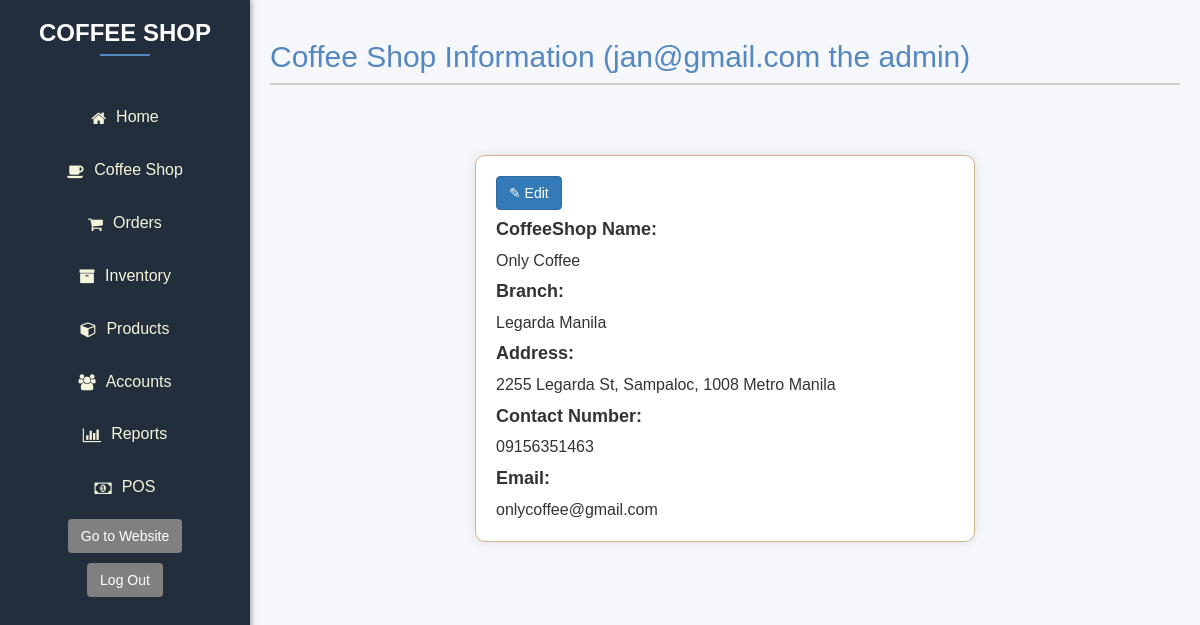
Page /admin_dashboard/info (signed in) on the committed database.
### tables this page shows
CREATE TABLE `tblcoffeeshop` (
  `coffeeshopid` int(11) NOT NULL,
  `shopname` varchar(255) NOT NULL,
  `branch` varchar(255) DEFAULT NULL,
  `address` varchar(255) DEFAULT NULL,
  `contact_no` varchar(11) DEFAULT NULL,
  `email` varchar(50) DEFAULT NULL,
  `employees_id` int(11) DEFAULT NULL
);

### Core/functions.php (called while the page is built, shortened)
<?php
function base_path($path) {
  return BASE_PATH . $path;
}
function view($path, $attributes = []) {
  extract($attributes);
  require base_path('views/' . $path);
}

### Http/controllers/dashboard/coffee_info.php (called while the page is built, shortened)
<?php
include "connect.php";
$sql = "SELECT * FROM tblcoffeeshop";
$statement = $pdo->prepare($sql);
$statement->execute();
$coffeeshopData = $statement->fetchAll(PDO::FETCH_ASSOC);
view('dashboard/cs_info.view.php', [
    'coffeeshopData' => $coffeeshopData,
]);

### public/index.php (called while the page is built, shortened)
<?php
require BASE_PATH . "Core/functions.php";
$router = new \Core\Router();
$uri = parse_url($_SERVER['REQUEST_URI'])['path'];
$method = $_POST['_method'] ?? $_SERVER['REQUEST_METHOD'];
$router->route($uri, $method);

### views/dashboard/cs_info.view.php (the view, shortened to what this page needs)
<?php require "partials/head.php"; ?>
<?php require "partials/nav.php"; ?>
<div class="dashboard">
    <div class="content">
        <h2>Coffee Shop Information
            <?php echo " (" . $_SESSION['user']['email'] . " the " . $_SESSION['user']['position'] . ") " ?>
        </h2>
        <?php foreach ($coffeeshopData as $coffeeshop) : ?>
            <div class="info-box d-flex flex-column position-relative">
                <button type="button" class="btn btn-primary edit-button position-absolute top-0 end-0 m-3" id="editInfo">✎ Edit</button>
                <div class="info-item">
                    <h4><b>CoffeeShop Name:</b></h4>
                    <p><?php echo $coffeeshop['shopname']; ?></p>
                </div>
                <div class="info-item">
                    <h4><b>Branch:</b></h4>
                    <p><?php echo $coffeeshop['branch']; ?></p>
                </div>
                <div class="info-item">
                    <h4><b>Address:</b></h4>
                    <p><?php echo $coffeeshop['address']; ?></p>
                </div>
                <div class="info-item">
                    <h4><b>Contact Number:</b></h4>
                    <p><?php echo $coffeeshop['contact_no']; ?></p>
                </div>
                <div class="info-item">
                    <h4><b>Email:</b></h4>
                    <p><?php echo $coffeeshop['email']; ?></p>
                </div>
            </div>
        <?php endforeach; ?>
    </div>
</div>
</body>
</html>

### Core/Router.php (shortened to what this page needs)
<?php
class Router {
  protected $routes = [];
  public function add($method, $uri, $controller)
  {
    $this->routes[] = [
      'uri' => $uri,
      'controller' => $controller,
      'method' => $method,
      'middleware' => NULL,
    ];
    return $this;
  }
  public function only($key)
  {
    $this->routes[array_key_last($this->routes)]['middleware'] = $key;
  }
  public function route($uri, $method)
  {
    foreach ($this->routes as $route) {
      if ($route['uri'] === $uri && $route['method'] === strtoupper($method)) {
        return require base_path('Http/controllers/' . $route['controller']);
      }
    }
  }
}

### public/Dashboard/dashboard.css (style rules this page uses)
:root { --primary-color: #5587c0; --secondary-color: #222E3C; --background-color: #F5F5DC; --text-color: #ffff; --button-color: #A52A2A; }
body, html { margin: 0; padding: 0; font-family: Arial, sans-serif; height: 100%; background-color: #F5F7FB; }
.dashboard { display: flex; height: 100%; }
.content { background-color: #F5F7FB; margin-left: 250px; padding: 20px; width: calc(100% - 250px); }
.content h2 { color: var(--primary-color); border-bottom: 2px solid #ccc; padding-bottom: 10px; }
.info-box { background-color: #F5F5DC; border: 1px solid #D2B48C; border-radius: 5px; padding: 20px; box-shadow: 0px 0px 10px rgba(0, 0, 0, 0.1); width: 500px; max-width: 600px; margin: 0 auto; }
.info-box p { color: #4B0082; font-size: 16px; line-height: 1.4; }

### views/dashboard/cs_info.view.php (style rules this page uses)
body { font-family: Arial, sans-serif; background-color: #ffff; }
.info-box { background-color: #fff; border-radius: 10px; box-shadow: 0px 0px 10px rgba(0, 0, 0, 0.1); padding: 20px; margin-top: 5em; }
.info-box h4 { margin-bottom: 10px; }
.info-box p { margin: 0; color: #333; }

### rows in the picture
tblcoffeeshop: shopname "Only Coffee", branch "Legarda Manila", address "2255 Legarda St, Sampaloc, 1008 Metro Manila", contact_no "09156351463", email "onlycoffee@gmail.com"
